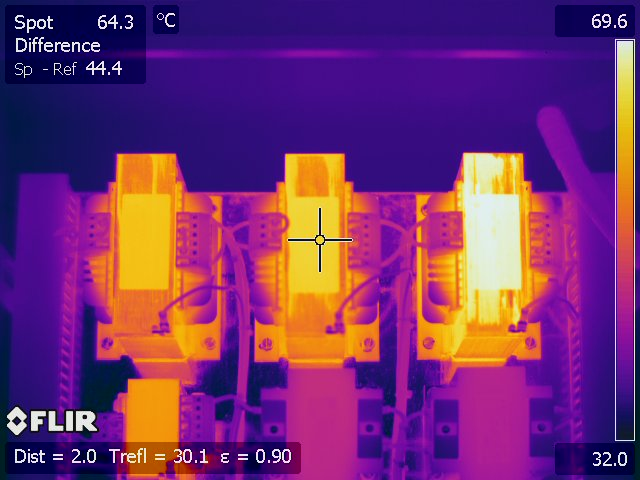
#> input picture core/cv/filr_image/Transformer.jpg, 640 x 480 px
$ python horizental_parallel_line_detector.py ../filr_image/Transformer.jpg
#> lines starting #> are read from the running program, lines starting #| are printed output that depends on the picture
'''
===============================================================================
-- Author:      Hamid Doostmohammadi, Azadeh Nazemi
-- Create date: 04/11/2020
-- Description:	This code is for detecting Horizenal Parallel lines
                using Hough Line detection.
-- Status:      In progress
===============================================================================
'''


import cv2
import sys
import os
import math
import numpy as np


def applyCanny(img, sigma=0.33):
    v = np.median(img)
    lower = int(max(0, (1.0 - sigma) * v))
    upper = int(min(255, (1.0 + sigma) * v))
    return cv2.Canny(img, lower, upper)


img = cv2.imread(sys.argv[1])
#> img is the input picture: shape (480, 640, 3); mean B, G, R 111.4, 49.6, 116.5

ho, wo = img.shape[:2]
#> ho = 480; wo = 640

img = cv2.resize(img, (int(wo*0.10), int(ho*0.10)))
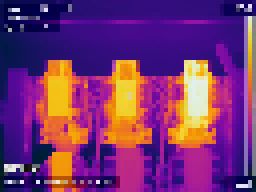
#> img: shape (48, 64, 3) (shown 4 times larger); mean B, G, R 113.2, 51.6, 118.4
ho, wo = img.shape[:2]
#> ho = 48; wo = 64
blue, green, red = cv2.split(img)
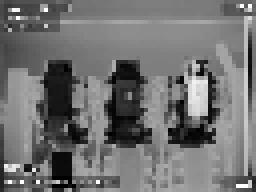
#> blue: shape (48, 64) (shown 4 times larger); min 0, max 255, mean 113.2
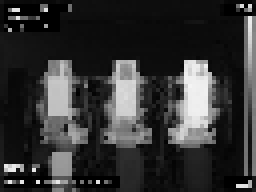
#> green: shape (48, 64) (shown 4 times larger); min 0, max 244, mean 51.6
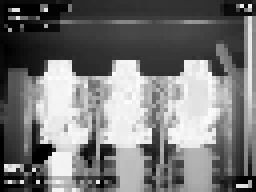
#> red: shape (48, 64) (shown 4 times larger); min 0, max 252, mean 118.4

blue_edges = cv2.Canny(blue, 200, 250)
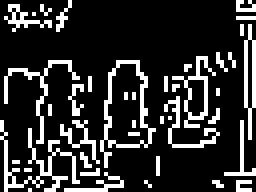
#> blue_edges: shape (48, 64) (shown 4 times larger); 18.5% white in thin lines or dots
green_edges = cv2.Canny(green, 200, 250)
#> green_edges: shape (48, 64); 15.8% white in thin lines or dots
red_edges = cv2.Canny(red, 200, 250)
#> red_edges: shape (48, 64); 23.9% white in thin lines or dots

edges = blue_edges | green_edges | red_edges
#> edges: shape (48, 64); 34.6% white in thin lines or dots
gray = cv2.cvtColor(img, cv2.COLOR_BGR2GRAY)
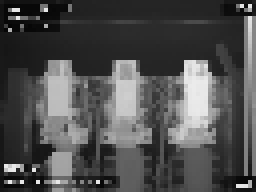
#> gray: shape (48, 64) (shown 4 times larger); min 5, max 235, mean 78.6
edges = applyCanny(img, sigma=0.33)
#> in applyCanny, `v = np.median(img)`: v = 87
#> in applyCanny, `lower = int(max(0, (1.0 - sigma) * v))`: lower = 58
#> in applyCanny, `upper = int(min(255, (1.0 + sigma) * v))`: upper = 115
#> in applyCanny, `return cv2.Canny(img, lower, upper)`:
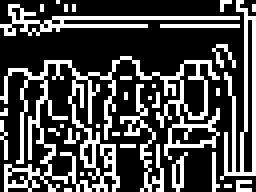
#> returned value: shape (48, 64) (shown 4 times larger); 29.2% white in thin lines or dots
for i in range(2, 18, 2):
    lines = cv2.HoughLinesP(edges, 1, math.pi/i	, 2, None, 50, 1)

#> (the run stopped early here; a loop or call above may not have finished)
